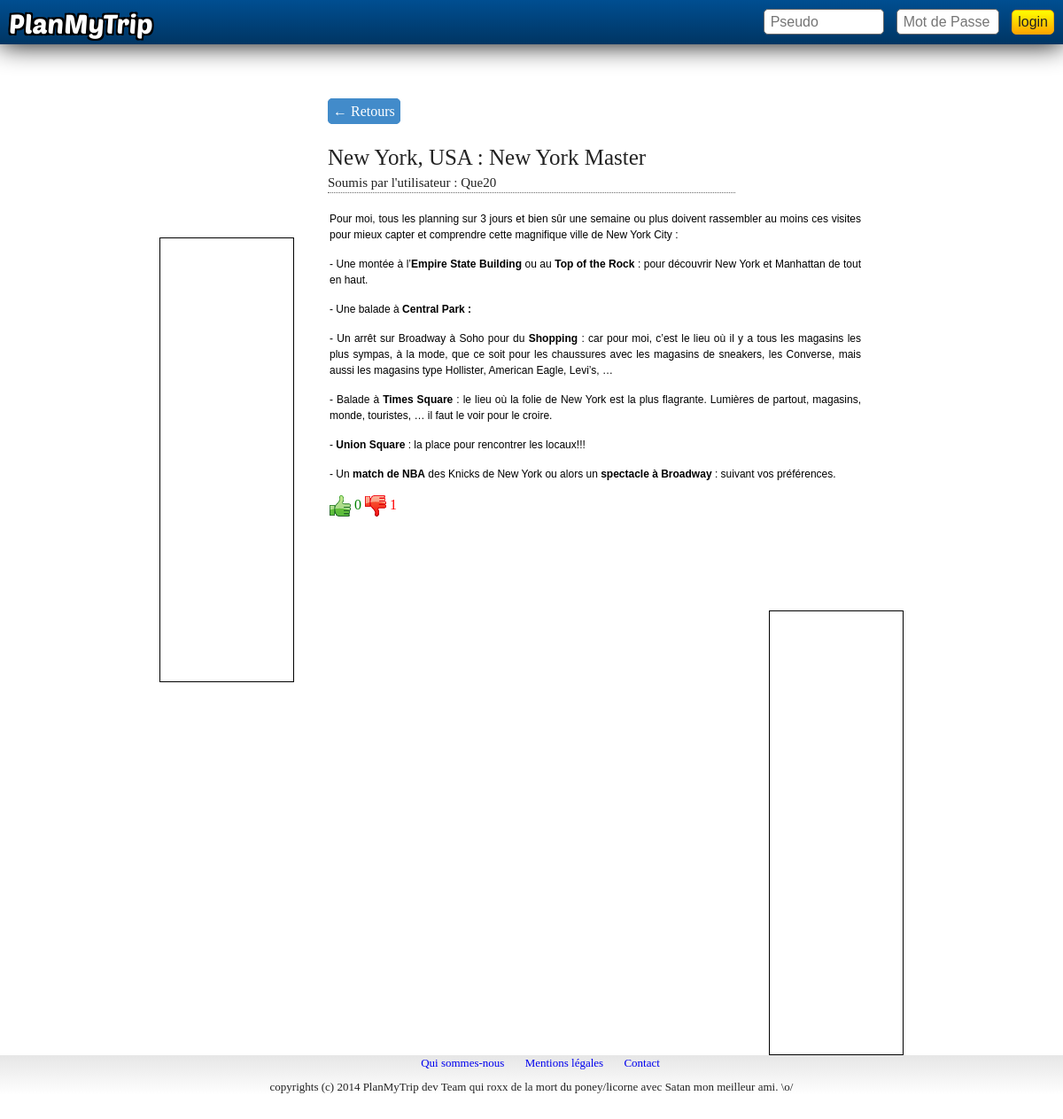
The page /pages/guide/index.php?Id_Guide=19 on the database its author committed.
### tables this page shows
CREATE TABLE IF NOT EXISTS `guide` (
  `Id_Guide` int(11) NOT NULL AUTO_INCREMENT,
  `Titre` text NOT NULL,
  `Contenu` text NOT NULL,
  `Id_User` int(11) NOT NULL,
  `Pays` text NOT NULL,
  `Ville` text,
  `Datetime` timestamp NOT NULL DEFAULT CURRENT_TIMESTAMP,
  `duration` int(1) NOT NULL,
  `isValide` tinyint(1) NOT NULL,
  PRIMARY KEY (`Id_Guide`),
  KEY `Id_User` (`Id_User`)
);

CREATE TABLE IF NOT EXISTS `votes` (
  `idGuide` int(11) NOT NULL,
  `nbDown` int(11) NOT NULL,
  `nbUp` int(11) NOT NULL,
  PRIMARY KEY (`idGuide`)
);

### pages/guide/index.php (the view, shortened to what this page needs)
<?php
include("../../pages/topbar.php");
if(isset($_GET['Id_Guide']))
{
    $g =  $_GET['Id_Guide'];
}
try{
	$bdd = new PDO('mysql:host=localhost;dbname=planmytrip', 'root', '');
    $bdd->setAttribute(PDO::ATTR_EMULATE_PREPARES, 1);
	$bdd->exec("set names utf8");
}catch (Exception $e){
	die('Erreur : ' . $e->getMessage());
}
?>
<?php
$requete = $bdd->prepare("SELECT * FROM guide WHERE Id_Guide LIKE ?");
$requete->execute(array($g));
while($item=$requete->fetch()){
    $user = $bdd->prepare("SELECT Pseudo FROM user WHERE Id_User LIKE ?");
    $user->execute(array($item['Id_User']));
    while($u=$user->fetch()){
	?>
	<div id="guidePage">
		<div id="guideInfos">
			<br><br>
			<a id="backBtn" href="<?php echo $_SERVER["HTTP_REFERER"];?>">&larr; Retours</a><br><br>
			<span id="guideName"><?php echo $item['Ville'].", ".$item['Pays']." : ".$item['Titre'] ?></span><br>
			<span id="guideBy">Soumis par l'utilisateur : <?php echo $u['Pseudo'] ?></span>
		</div>
		<div id="pub1"></div>
		<div id="guideText">
			<?php echo $item['Contenu'];
            ?>
        <div id="votes">
            <?php
            if(isset($_SESSION['id']))
            {
                ?>
                <a style="color:black;text-align:center;" href="index.php?Id_Guide=<?php echo $g ?>&votes=like" ><img src="../../img/up.png"></a>
            <?php
            }
            else
            {
                echo("<img src='../../img/up.png'>");
            }
            $requeteLikes = $bdd->prepare('SELECT nbUp,nbDown FROM votes WHERE idGuide =?');
            $requeteLikes->execute(array(intval($item['Id_Guide'])));
            while($likes = $requeteLikes->fetch()){
            	?>
            	<span style="color:green;"><?php echo($likes['nbUp']);?></span>
                <?php
                if(isset($_SESSION['id']))
                {
                    ?>
                    <a style="color:black" href="index.php?Id_Guide=<?php echo $g ?>&votes=dislike"><img src="../../img/down.png"></a>
                    <?php
                }
                else
                {
                    echo("<img src='../../img/down.png'>");
                }
                ?>
            	<span style="color:red;text-align:center;"><?php echo($likes['nbDown']); ?></span>
            <?php
            }
            ?>
        </div>
    </div>
		<div id="pub2"></div>
	</div>
	<?php
    }
}
?>
<?php include("../footer.php"); ?>

### css/main.css (style rules this page uses)
html, button, input, select, textarea { color: #222; }
body { font-size: 1em; line-height: 1.4; }
img { vertical-align: middle; }
body { font-family: "Myriad-Pro"; }
a { text-decoration: none; }
#backBtn { color:white; margin-top: 100px; padding: 5px; border:1px solid #428bca; background-color: #428bca; border-radius: 5px; }
#pub1 { margin-top: 50px; border:1px solid black; float: left; height: 500px; width: 150px; }
#pub2 { margin-top: 50px; border:1px solid black; float: right; height: 500px; width: 150px; }
#guidePage { padding-top: 70px; width:70%; margin:auto; }
#guideName { font-size: 25px; }
#guideBy { font-size: 15px; }
#guideText { float: left; margin-top:20px; margin-left: 40px; width: 600px; }
#guideInfos { border-bottom: 1px dotted dimgray; margin-left: 190px; margin-right: 190px; }
#votes { width: 80px; height: 80px; -border:1px solid black; }

### rows shown on the page
guide: Ville "New York", Pays "USA", Titre "New York Master", Pseudo "Que20", Contenu "Pour moi, tous les planning sur 3 jours et bien sûr une semaine ou plus doivent rassembler au moins ces visites pour mieux capter et comprendre cette magnifique ville de New York City : - Une montée à l’ Empire State Building ou au Top of the Rock : pour découvrir New York et Manhattan de tout en haut. - Une balade à Central Park : - Un arrêt sur Broadway à Soho pour du Shopping : car pour moi, c’est le lieu où il y a tous les magasins les plus sympas, à la mode, que ce soit pour les chaussures avec les magasins de sneakers, les Converse, mais aussi les magasins type Hollister, American Eagle, Levi’s, … - Balade à Times Square : le lieu où la folie de New York est la plus flagrante.…"
votes: nbUp "0", nbDown "1"
